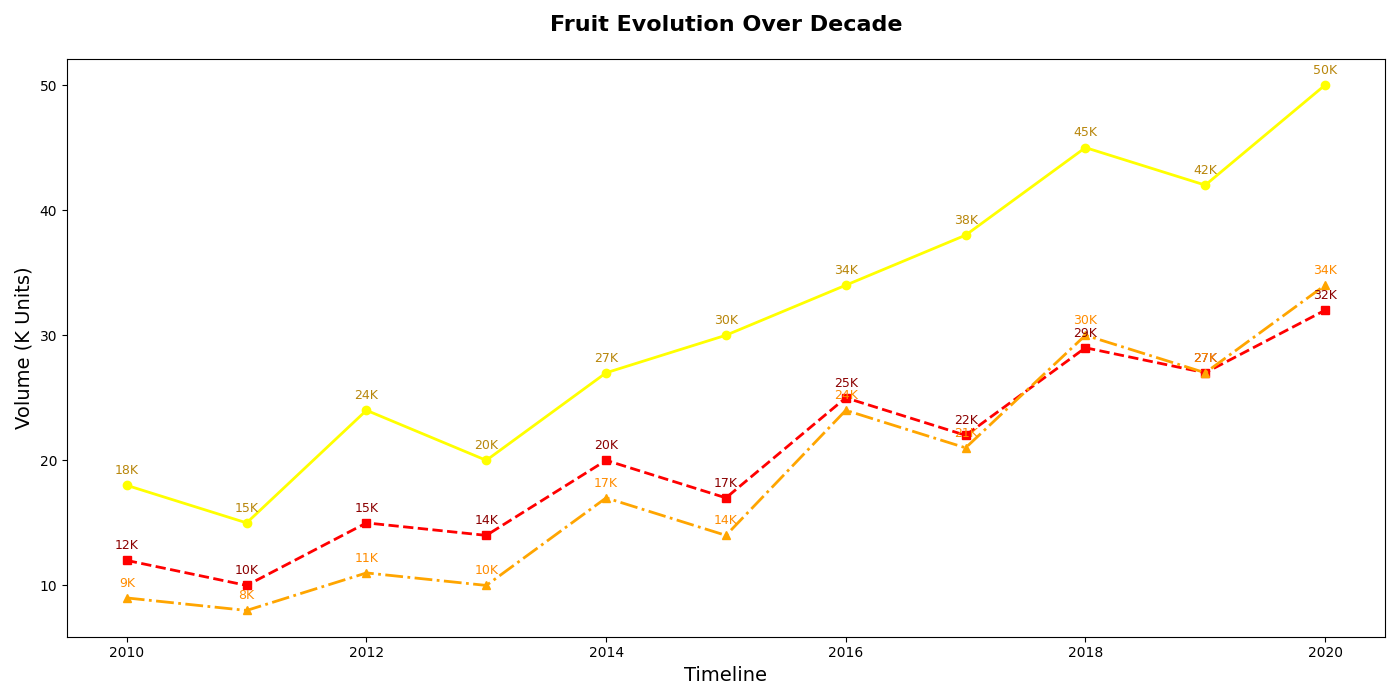

This chart was generated by the following Python code:
import matplotlib.pyplot as plt
import numpy as np

years = np.arange(2010, 2021)

apple_sales = [18, 15, 24, 20, 27, 30, 34, 38, 45, 42, 50]
orange_sales = [12, 10, 15, 14, 20, 17, 25, 22, 29, 27, 32]
banana_sales = [9, 8, 11, 10, 17, 14, 24, 21, 30, 27, 34]

fig, ax = plt.subplots(figsize=(14, 7))

ax.plot(years, apple_sales, marker='o', linestyle='-', color='yellow', linewidth=2, markersize=6)
ax.plot(years, orange_sales, marker='s', linestyle='--', color='r', linewidth=2, markersize=6)
ax.plot(years, banana_sales, marker='^', linestyle='-.', color='orange', linewidth=2, markersize=6)

for year, sales in zip(years, apple_sales):
    ax.annotate(f'{sales}K', xy=(year, sales), xytext=(0, 8), textcoords='offset points', fontsize=9, ha='center', color='darkgoldenrod')

for year, sales in zip(years, orange_sales):
    ax.annotate(f'{sales}K', xy=(year, sales), xytext=(0, 8), textcoords='offset points', fontsize=9, ha='center', color='darkred')

for year, sales in zip(years, banana_sales):
    ax.annotate(f'{sales}K', xy=(year, sales), xytext=(0, 8), textcoords='offset points', fontsize=9, ha='center', color='darkorange')

ax.set_title('Fruit Evolution Over Decade', fontsize=16, fontweight='bold', pad=20)
ax.set_xlabel('Timeline', fontsize=14)
ax.set_ylabel('Volume (K Units)', fontsize=14)

plt.tight_layout()
plt.show()
